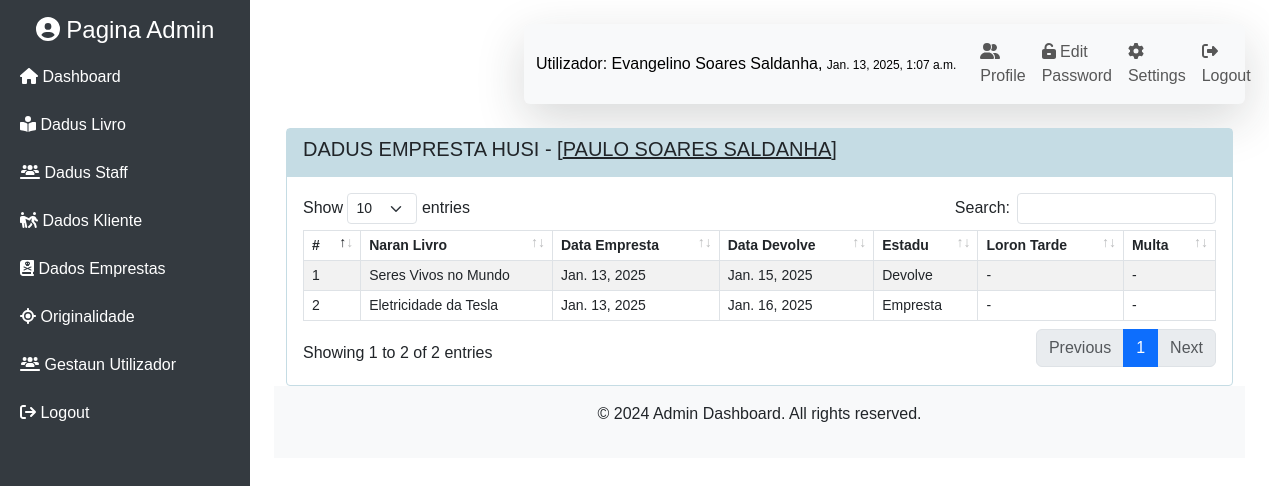
Screenshot of /home/chek-empresta/1822974aadc94167974102773a179764 (signed in) with the database file from the repository.
### mainApp/models.py (models this page shows, shortened)
class Staff(models.Model):
    SEXO_CHOICES = [
        ('Mane', 'Mane'),
        ('Feto', 'Feto'),
    ]
    STADU_CIVIL = [
        ('Solteiro', 'Solteiro'),
        ('Kassadu', 'Kassadu'),
        ('Diborsiadu', 'Diborsiadu'),
        ('Barlakeadu', 'Barlakeadu')
    ]
    id_staff = models.UUIDField(primary_key=True, default=uuid.uuid4, editable=False)
    naran_staff = models.CharField(max_length=225, blank=True, null=True)
    sexu = models.CharField(max_length=4, choices=SEXO_CHOICES, blank=True, null=True)
    data_moris = models.DateField(blank=True, null=True)
    id_suku = models.ForeignKey(Suku, related_name='staff', on_delete=models.CASCADE, blank=True, null=True)
    endereso = models.CharField(max_length=225, blank=True, null=True)
    no_tlf = models.CharField(max_length=20, blank=True, null=True)
    estadu_sivil = models.CharField(max_length=15, default='', choices=STADU_CIVIL,blank=True, null=True)
    user = models.OneToOneField(User, on_delete=models.CASCADE, null= True)
    foto = models.ImageField(
        upload_to='foto_staff/',
        validators=[FileExtensionValidator(allowed_extensions=['png', 'jpg', 'jpeg'])],
        null=True,
        blank=True,
        default='default.png'
    )

class Kliente(models.Model):
    SEXO_CHOICES = [
        ('Mane', 'Mane'),
        ('Feto', 'Feto'),
]
    STADU_CIVIL = [
        ('Solteiro', 'Solteiro'),
        ('Kassadu', 'Kassadu'),
        ('Diborsiadu', 'Diborsiadu'),
        ('Barlakeadu', 'Barlakeadu')
]
    id_kliente = models.UUIDField(primary_key=True, default=uuid.uuid4, editable=False)
    naran_kliente = models.CharField(max_length=225)
    sexu = models.CharField(max_length=4, choices=SEXO_CHOICES)
    data_moris = models.DateField()
    id_suku = models.ForeignKey(Suku, related_name='kliente_suku', on_delete=models.CASCADE)
    hela_fatin = models.CharField(max_length=225)
    estadu_sivil = models.CharField(max_length=15, choices=STADU_CIVIL)
    no_tlf = models.CharField(max_length=20)

class Empresta(models.Model):
    STATUS_EMP = [
        ('Empresta', 'Empresta'),
        ('Devolve', 'Devolve'),
        ('Tarde', 'Tarde'),
]
    id_empresta = models.UUIDField(primary_key=True, default=uuid.uuid4, editable=False)
    id_kliente = models.ForeignKey('Kliente', related_name='kliente_empresta', on_delete=models.CASCADE)
    id_staff = models.ForeignKey('Staff', related_name='staff_responsavel', on_delete=models.CASCADE)  # Corrected spelling
    data_empresta = models.DateField()
    data_devolve = models.DateField()
    loron_tarde = models.IntegerField(null=True, blank=True)  # Ensure proper spacing around `=`
    multa = models.FloatField(null=True, blank=True)
    status = models.CharField(max_length=20, choices=STATUS_EMP, null=True, blank=True, default='Empresta')
    id_livro = models.ForeignKey('Livro', related_name='empresta', on_delete=models.CASCADE)

class Livro(models.Model):
    def year_choices():
        return [(r, r) for r in range(1900, datetime.datetime.now().year + 1)]
    id_livro = models.UUIDField(primary_key=True, default=uuid.uuid4, editable=False)
    naran_livro = models.CharField(max_length=225)
    id_autor = models.ForeignKey(AutorLivro, related_name='autor_livro', on_delete=models.CASCADE)
    stock_livro = models.IntegerField()
    no_isbn = models.CharField(max_length=225)
    data_tama = models.DateField()
    tinan_publikasaun = models.IntegerField(choices=year_choices())
    id_editor = models.ForeignKey(EditorLivro, related_name='editor_livro', on_delete=models.CASCADE)
    id_kategoria = models.ForeignKey(Kategoira, related_name='kategorias_livro', on_delete=models.CASCADE)

### mainApp/views/views_admin.py (the view)
# urls.py: path('chek-empresta/<str:id_kliente>', views.chek_empresta, name='chek-empresta'),
@login_required
def chek_empresta(request, id_kliente):
    cliente = get_object_or_404(Kliente, id_kliente=id_kliente)
    detallu_emp = Empresta.objects.filter(id_kliente=id_kliente)
    context = {
         'title': 'Detallu Empresta husi Kliente',
         'sub_title': 'Dadus Empresta',
         'det_emp' : detallu_emp,
         'client_name': cliente.naran_kliente
    }
    return render(request, 'module/mod_empresta/detallu_emp.html', context)

### mainApp/templates/module/mod_empresta/detallu_emp.html (shortened to what this page needs)
{% extends 'base.html' %}
{% block content %}
<div class="row mt-4">
    <div class="col-md-12">
        <div class="card rounded-1" id="card">
            <div class="card-header rounded-0" id="card-header">
                <div class="cart-title">
                    <h5 class="card-title">{{sub_title}} husi - [<u>{{client_name}}</u>]</h5>
                </div>
            </div>
            <div class="card-body">
                <div class="table-responsive">
                    <table id="activityTable" class="table table-striped table-bordered table-responsive-md">
                        <thead>
                            <tr>
                                <th scope="col" class="py-1">#</th>
                                <th scope="col" class="py-1">Naran Livro</th>
                                <th scope="col" class="py-1">Data Empresta</th>
                                <th scope="col" class="py-1">Data Devolve</th>
                                <th scope="col" class="py-1">Estadu</th>
                                <th scope="col" class="py-1">Loron Tarde</th>
                                <th scope="col" class="py-1">Multa</th>
                            </tr>
                        </thead>
                        <tbody>
                            {% for i in det_emp %}
                            <tr>
                                <td class="py-1">{{forloop.counter}}</td>
                                <td class="py-1">{{i.id_livro.naran_livro}}</td>
                                <td class="py-1">{{i.data_empresta}}</td>
                                <td class="py-1">{{i.data_devolve}}</td>
                                <td class="py-1">{{i.status}}</td>
                                <td class="py-1">
                                    {% if i.loron_tarde is None %}
                                    <span class="text-center">-</span>
                                    {% else %}
                                    {{i.loron_tarde}}
                                    {% endif %}
                                </td>
                                <td class="py-1">
                                    {% if i.multa is None %}
                                    <span class="text-center">-</span>
                                    {% else %}
                                    {{i.multa}}
                                    {% endif %}
                                </td>
                            </tr>
                            {% endfor %}
                        </tbody>
                    </table>
                </div>
            </div>
        </div>
    </div>
</div>
{% endblock %}

### templates/navbar.html (shortened to what this page needs)
<nav class="navbar navbar-expand-lg navbar-light bg-light shadow-lg rounded-2">
    <div class="container-fluid rounded-1">
        <a class="navbar-brand fs-6" href="#">Utilizador: {{request.user.staff.naran_staff}}, <span
                style="font-size: 12px;">{{user.last_login}}</span></a>
        <div class="collapse navbar-collapse" id="navbarSupportedContent">
            <ul class="navbar-nav ms-auto mb-2 mb-lg-0">
                <li class="nav-item">
                    <a class="nav-link" href="{% url 'detallu_staff' request.user.staff.id_staff %}"><i
                            class="fa fa-user-friends"></i> Profile</a>
                </li>
                <li class="nav-item">
                    <a class="nav-link" href="{% url 'change-password' %}"><i class="fa fa-unlock-keyhole"></i> Edit
                        Password</a>
                </li>
                <li class="nav-item">
                    <a class="nav-link" href="{% url 'update_staff' request.user.staff.id_staff %}"><i
                            class="fa fa-gear"></i> Settings</a>
                </li>
                <li class="nav-item">
                    <a class="nav-link" href="{% url 'logout' %}"><i class="fa fa-sign-out-alt "></i> Logout</a>
                </li>
            </ul>
        </div>
    </div>
</nav>

### static/css/style.css (style rules this page uses)
body { font-family: 'Arial', sans-serif; overflow-x: hidden; }
.navbar { margin-left: 250px; transition: margin-left 0.3s ease; }
th { font-size: 14px; }
td { font-size: 14px; }
#card-header { background-color: #c5dce4; border: none; }
#card { border-color: rgb(197, 220, 228); }
.card-title { text-transform: uppercase; }

### rows the page displays
Kliente: naran_kliente "PAULO SOARES SALDANHA"
Empresta: id_livro.naran_livro "Seres Vivos no Mundo", data_empresta "Jan. 13, 2025", data_devolve "Jan. 15, 2025", status "Devolve"
Empresta: id_livro.naran_livro "Eletricidade da Tesla", data_empresta "Jan. 13, 2025", data_devolve "Jan. 16, 2025", status "Empresta"

### other values shown
{{ request.user.staff.naran_staff }} "Evangelino Soares Saldanha"
{{ user.last_login }} "Jan. 13, 2025, 1:07 a.m."
{{ sub_title }} "DADUS EMPRESTA"
